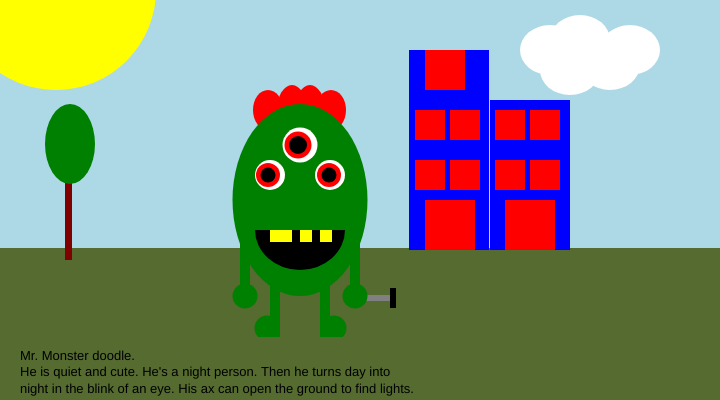
Frame 1 (no input)
Frame 60 (no input): identical to frame 1, image omitted
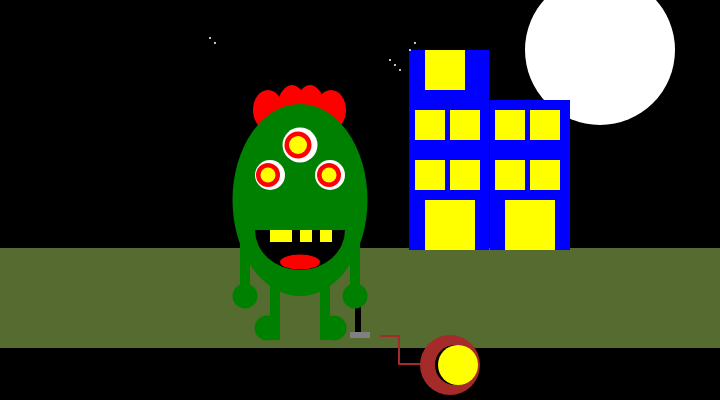
Frame 120 (the mouse pressed at the canvas centre since frame 60)

The p5.js sketch that drew these frames (run headless with seeded random() and noise() and a simulated clock; from frame 60 on, the mouse is pressed at the canvas centre):

// p5.js sketch
// ── sketch.js


function setup() {
// Sets the screen to be 720 pixels wide and 400 pixels high
createCanvas(720, 400);
background(153, 255, 255);
noStroke()

}

function draw() {
background ('lightblue')


//sun
fill('yellow');
ellipse(56, -10, 200, 200);


//ground buildings
fill('DarkOliveGreen');
rect(0, 248, 720, 100);



//building1
   fill('blue');
   rect(490, 100, 80, 150);
   fill('red');
   square(495, 110, 30);
     fill('red')
   square(530, 110, 30);
     fill('red');
   square(530, 160, 30);
     fill('red');
   square(495, 160, 30);
     fill('red');
   square(505, 200, 50);

   //building2
    fill('blue');
   rect(409, 50, 80, 200);
    fill('red');
   square(415, 110, 30);
     fill('red')
   square(450, 110, 30);
     fill('red');
   square(415, 160, 30);
     fill('red');
   square(450, 160, 30);
    fill('red');
   square(425, 200, 50);
   fill('red');
   square(425, 50, 40);




//cloud
  fill('white')
  ellipse(550,50,60,50);
  ellipse(580,40,60,50);
  ellipse(630,50,60,50);
  ellipse(570,70,60,50);
  ellipse(610,65,60,50);



  //hair
  fill('red')
  ellipse(310,110,30,50);
  ellipse(292,110,30,50);
  ellipse(268,110,30,40);
  ellipse(331,110,30,40);


    //head
    fill('green');
    ellipse(300, 200, 135, 192);


    //eyes
    fill('white');
    circle(330, 175, 30);
    fill('white');
    circle(270, 175, 30);
    fill('white');
    circle(300, 145, 35);


    //eyeball 1
    fill('red');
    circle(329, 175, 24);
    fill('red');
    circle(268, 175, 24);
    fill('red');
    circle(298, 145, 27);


    //eyeball 2
    fill('black');
    circle(329, 175, 15);
    fill('black');
    circle(268, 175, 15);
    fill('black');
    circle(298, 145, 18);


    //mouth
    fill('black');
    arc(300, 230, 90, 80, 0, PI);

    //teeth
    fill('yellow');
    square(270, 230, 12);

    fill('yellow');
    square(280, 230, 12);

    fill('yellow');
    square(300, 230, 12);

    fill('yellow');
    square(320, 230, 12);


      //ax
    fill('gray');
    rect(355, 295, 40, 6);
     fill('black');
    rect(390, 288, 6, 20);

    //arms
     fill('green');
     rect(240, 230, 10, 55);
     fill('green');
     circle(245, 296, 25);
     fill('green');
     rect(350, 230, 10, 55);
     fill('green');
     circle(355, 296, 25);



    //legs
      fill('green');
      circle(267, 328, 25);
      fill('green');
      rect(270, 285, 10, 55);
      fill('green');
      circle(334, 328, 25);
      fill('green');
      rect(320, 285, 10, 55);



   //tree
   fill('maroon');
    rect(65, 180, 7, 80);
 fill('green');
 ellipse(70, 144, 50, 80);

         //ground
       fill('DarkOliveGreen');
       rect(0, 337, 720, 80);



       textSize(13)
       fill('black');
       text("Mr. Monster doodle.\nHe is quiet and cute. He's a night person. Then he turns day into night in the blink of an eye. His ax can open the ground to find lights.", 20, 350, 400, 200);




    if (mouseIsPressed) {
      background ('black')
      fill('white')
      ellipse(600, 50, 150, 150);


      //ground buildings
      fill('DarkOliveGreen');
      rect(0, 248, 720, 100);





      //building1
         fill('blue');
         rect(490, 100, 80, 150);
         fill('yellow');
         square(495, 110, 30);
        fill('yellow');
         square(530, 110, 30);
          fill('yellow');
         square(530, 160, 30);
        fill('yellow');
         square(495, 160, 30);
        fill('yellow');
         square(505, 200, 50);

         //building2
          fill('blue');
         rect(409, 50, 80, 200);
          fill('yellow');
         square(415, 110, 30);
          fill('yellow');
         square(450, 110, 30);
          fill('yellow');
         square(415, 160, 30);
          fill('yellow');
         square(450, 160, 30);
          fill('yellow');
         square(425, 200, 50);
        fill('yellow');
         square(425, 50, 40);



    //stars
      fill('white');
      circle(400, 70, 2);
      circle(395, 65, 2);
      circle(390, 60, 2);
      circle(410, 50, 2);
      circle(415, 43, 2);
      circle(215, 43, 2);
      circle(210, 38, 2);

      //hair
      fill('red')
      ellipse(310,110,30,50);
      ellipse(292,110,30,50);
      ellipse(268,110,30,40);
      ellipse(331,110,30,40);


        //head
        fill('green');
        ellipse(300, 200, 135, 192);


        //eyes
        fill('white');
        circle(330, 175, 30);
        fill('white');
        circle(270, 175, 30);
        fill('white');
        circle(300, 145, 35);


        //eyeball 1
        fill('red');
        circle(329, 175, 24);
        fill('red');
        circle(268, 175, 24);
        fill('red');
        circle(298, 145, 27);


        //eyeball 2
        fill('yellow');
        circle(329, 175, 15);
        fill('yellow');
        circle(268, 175, 15);
        fill('yellow');
        circle(298, 145, 18);


        //mouth
        fill('black');
        arc(300, 230, 90, 80, 0, PI);

        //teeth
        fill('yellow');
        square(270, 230, 12);

        fill('yellow');
        square(280, 230, 12);

        fill('yellow');
        square(300, 230, 12);

        fill('yellow');
        square(320, 230, 12);


        //tongue
        fill('red')
        ellipse(300, 262, 40, 15);


        //ax night
        fill('black');
        rect(355, 295, 6, 40);

         fill('gray');
         rect(350, 332, 20, 6);




        //arms
         fill('green');
         rect(240, 230, 10, 55);
         fill('green');
         circle(245, 296, 25);
         fill('green');
         rect(350, 230, 10, 55);
         fill('green');
         circle(355, 296, 25);



        //legs
          fill('green');
          circle(267, 328, 25);
          fill('green');
          rect(270, 285, 10, 55);
          fill('green');
          circle(334, 328, 25);
          fill('green');
          rect(320, 285, 10, 55);



          //brokeground
             fill('brown');
             rect(380, 335, 20, 2);
              fill('brown');
             rect(398, 335, 2, 30);
           fill('brown');
             rect(400, 363, 50, 2);
             fill('brown');
             circle(450, 365, 60);
             fill('black');
             circle(455, 365, 40);

              fill('yellow');
             circle(458, 365, 40);
}

}
